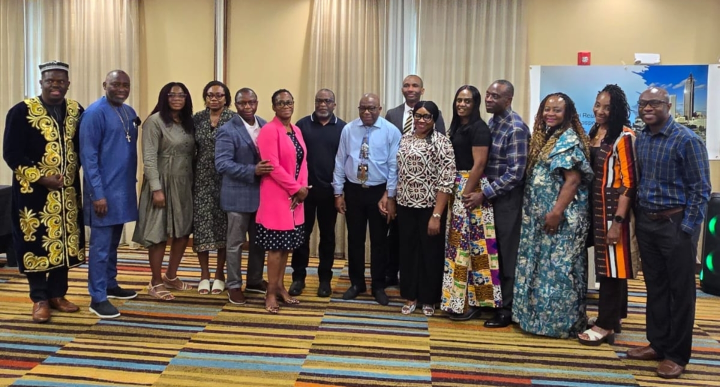
#> input picture LFA_Alumni_Directory_Kit/LFA_Phase02_Alumni_Directory_Kit/assets/original-alumni-community-group.jpg, 1439 x 774 px (shown at 1/2 size)
$ python side_by_side.py ../../LFA_Alumni_Directory_Kit/LFA_Phase02_Alumni_Directory_Kit/assets/original-alumni-community-group.jpg ../../LFA_Alumni_Directory_Kit/LFA_Phase02_Alumni_Directory_Kit/assets/original-five-person-community.jpg out.png
#> lines starting #> are read from the running program, lines starting #| are printed output that depends on the picture
#!/usr/bin/env python3
"""Optional visual helper: compose two screenshots side by side, normalized to same preview width.
USAGE: python tools/side_by_side.py APPROVED.png BROWSER.png out.png
This is a human visual aid, NOT a pixel similarity score: reference is an illustrative design, not a browser rendering.
"""
import sys
from PIL import Image, ImageDraw
if len(sys.argv)!=4:
 raise SystemExit('usage: python side_by_side.py approved.png browser.png output.png')
imgs=[Image.open(p).convert('RGB') for p in sys.argv[1:3]]
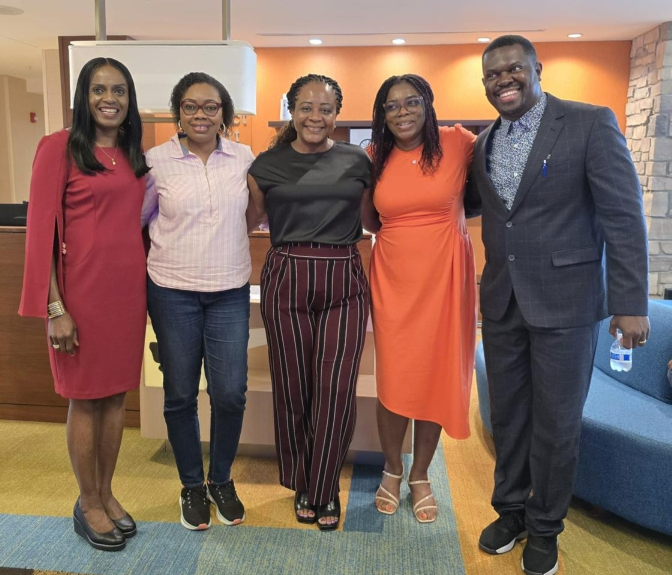
#> input picture LFA_Alumni_Directory_Kit/LFA_Phase02_Alumni_Directory_Kit/assets/original-five-person-community.jpg, 1343 x 1150 px (shown at 1/2 size)
#> imgs = 2 items
W=650
scaled=[]
for im in imgs:
 scaled.append(im.resize((W, round(im.height*W/im.width))))
#> this loop made 2 passes
#> after the loop, scaled = 2 items
canvas=Image.new('RGB',(W*2+40,max(x.height for x in scaled)+60),'#ECEFF4')
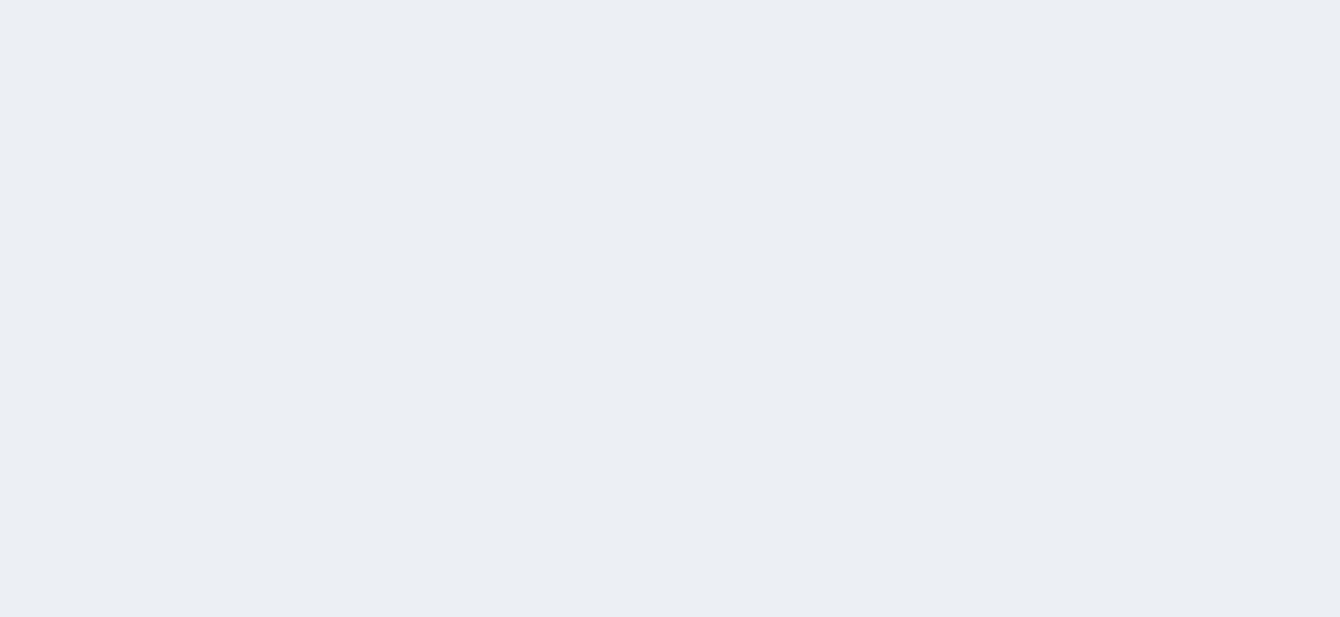
#> canvas: PIL image 1340x617 RGB; mean R, G, B 236, 239, 244
for i,im in enumerate(scaled):
 x=i*(W+40)
 canvas.paste(im,(x,50))
#> this loop made 2 passes
#> x on passes 1 to 2: 0, 690
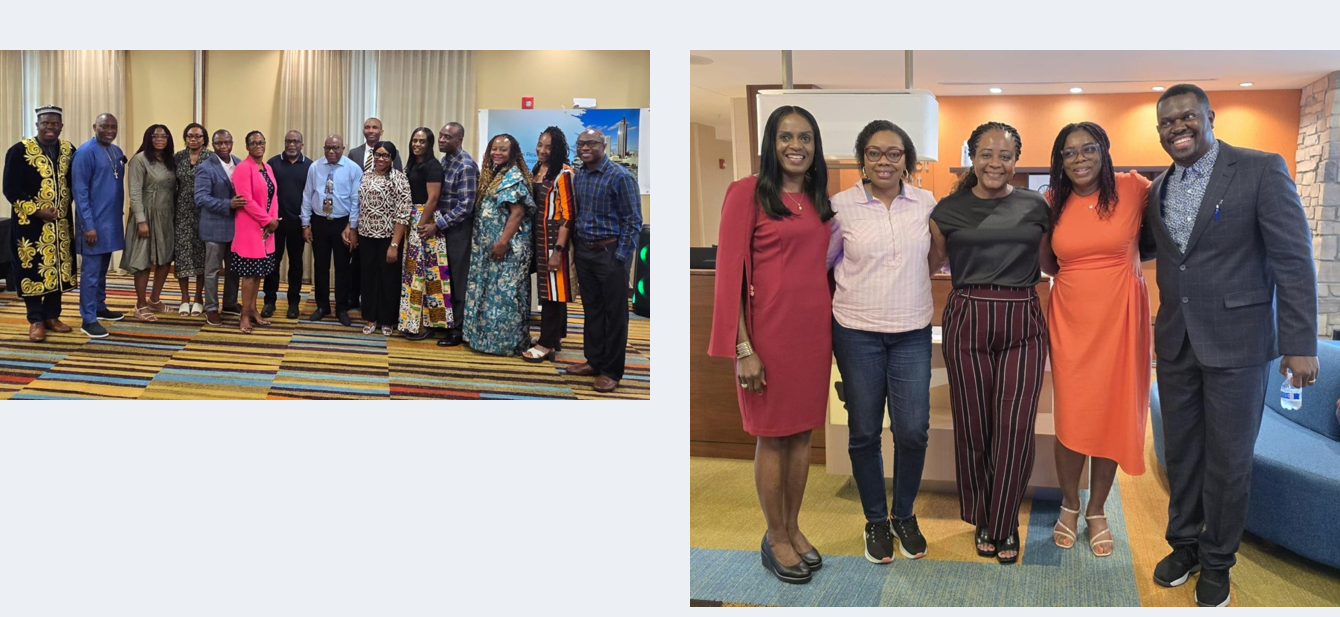
#> canvas: PIL image 1340x617 RGB; mean R, G, B 156.7, 142.2, 135.9
ImageDraw.Draw(canvas).text((10,12),'APPROVED REFERENCE        |        LIVE CHROME SCREENSHOT',fill='#12203c')
canvas.save(sys.argv[3])
